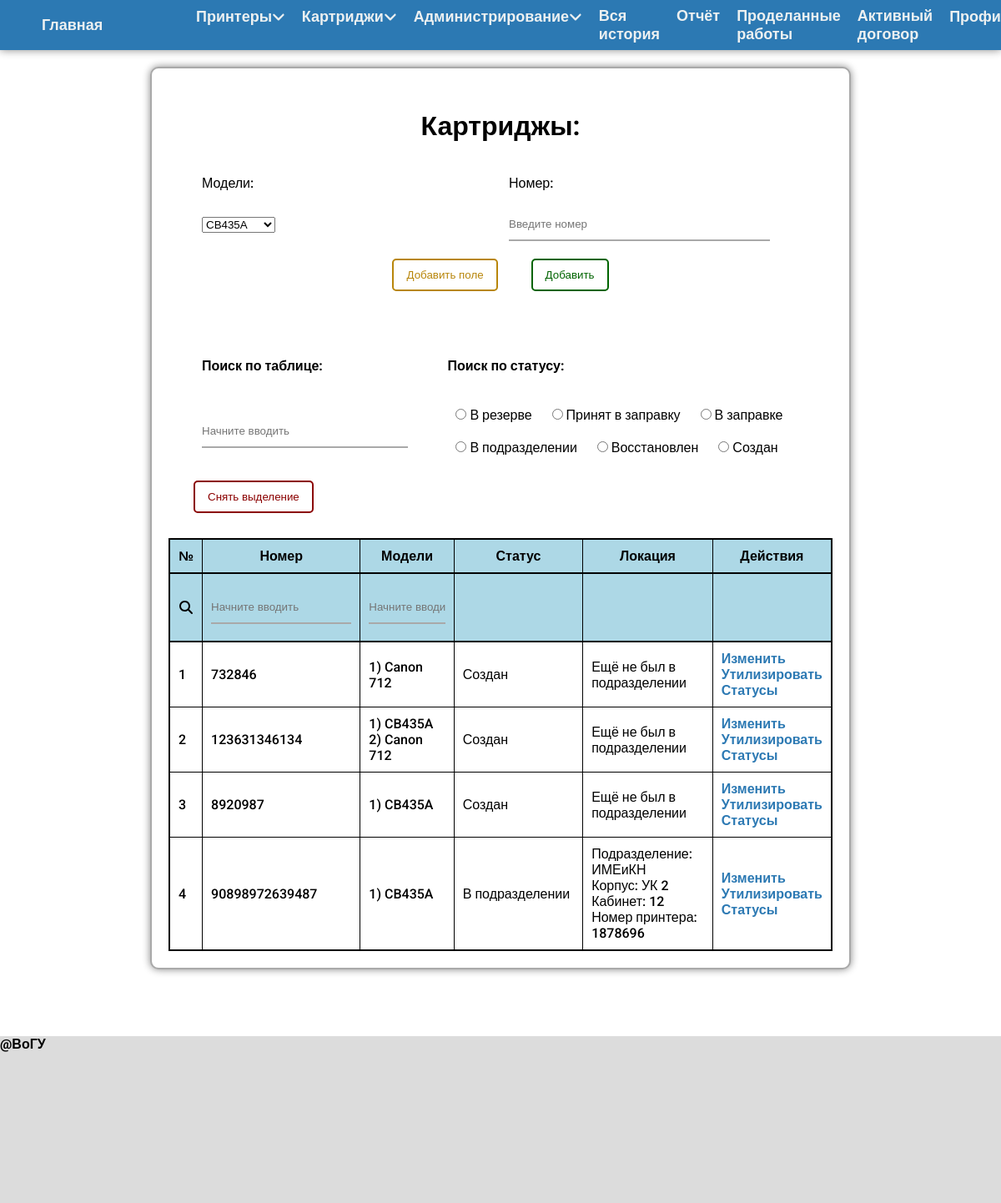
Screenshot of /cartridges (signed in) with the database file from the repository.
### models.py (models this page shows, shortened)
class Cartridges(db.Model):
    __tablename__ = "cartridges"
    id = db.Column(db.Integer, primary_key=True)
    number = db.Column(db.Integer, unique=True)
    status = db.Column(db.String(15), nullable=False)
    date_added = db.Column(db.DateTime, nullable=False, default=datetime.now())
    efficiency = db.Column(db.Boolean, nullable=False, default=True)
    work_done = db.Column(db.Boolean, nullable=False, default=True)
    all_history_id = db.relationship("AllHistory")
    cartridge_models = db.relationship("ListModels", secondary=association_table_1)
    brought_a_cartridge_id = db.relationship("BroughtACartridge")
    refueling_id = db.relationship("Refueling")
    reception_from_a_refueling_id = db.relationship("ReceptionFromARefueling")
    issuance_id = db.relationship("CartridgeIssuance")
    work_done_cartridges_id = db.relationship("WorkListsCartridges")

class ListModels(db.Model):
    __tablename__ = "ListModels"
    id = db.Column(db.Integer, primary_key=True)
    model = db.Column(db.String(15), unique=True)

class CartridgeIssuance(db.Model):
    __tablename__ = "CartridgeIssuance"
    id = db.Column(db.Integer, primary_key=True)
    location = db.Column(db.String(15), nullable=True)
    learning_campus = db.Column(db.String(35), nullable=True)
    cabinet = db.Column(db.String(15), nullable=True)
    date = db.Column(db.DateTime, nullable=False, default=datetime.now())
    user = db.Column(db.String(40), nullable=True)
    cartridge_number_id = db.Column(db.Integer, db.ForeignKey("cartridges.id"))
    printer_id = db.Column(db.Integer, db.ForeignKey("printer.id"))

class Printer(db.Model):
    __tablename__ = "printer"
    id = db.Column(db.Integer, primary_key=True)
    name = db.Column(db.String(50), nullable=False)
    num_inventory = db.Column(db.String(50), nullable=False, unique=True)
    date_added = db.Column(db.DateTime, nullable=False, default=datetime.now())
    status = db.Column(db.String(15), nullable=False)
    location_now = db.Column(db.String(50), nullable=False)
    learning_campus_now = db.Column(db.String(25), nullable=False)
    cabinet_now = db.Column(db.String(10), nullable=False)
    efficiency = db.Column(db.Boolean, nullable=False, default=True)
    work_done = db.Column(db.Boolean, nullable=False, default=True)
    all_history_id = db.relationship("AllHistory")
    brought_a_printer_id = db.relationship("BroughtAPrinter")
    repair_id = db.relationship("Repair")
    reception_from_a_repair_id = db.relationship("ReceptionFromARepairing")
    issuance_id = db.relationship("PrinterIssuance")
    work_done_printers_id = db.relationship("WorkListsPrinters")
    cartridge_issuance_id = db.relationship("CartridgeIssuance")
    cartridge_brought_id = db.relationship("BroughtACartridge")

### cartridge_urls.py (the view)
@cartridge_urls.route('/cartridges', methods=['GET', 'POST'])
@login_required
def cartridges():
    list_models = ListModels.query.all()
    cartridges = Cartridges.query.order_by(Cartridges.date_added.desc()).all()
    cartridges_and_location = []
    for cartridge in cartridges:
        cartridges_and_location.append(
            [cartridge, CartridgeIssuance.query.filter(CartridgeIssuance.cartridge_number_id == cartridge.id).all()])
    if request.method == 'POST':
        action = "Создан"
        number = request.form['number']
        cartridge_models = request.form.getlist('model')
        var_check = TypeVar(number, var_type='int')
        if var_check[1]:
            number = var_check[0][0]
        else:
            if isinstance(var_check[0], str):
                flash(var_check[0])
                return redirect(request.referrer)
            else:
                flash('Incorrect value')
                return redirect(request.referrer)
        if len(cartridge_models) == 0:
            flash('Не выбрана ни одна модель')
            return redirect(request.referrer)
        if Cartridges.query.filter(Cartridges.number == number).first():
            flash('Такой номер уже есть')
            return redirect(request.referrer)
        cartridge = Cartridges(status=action,
                               number=number)
        for model in cartridge_models:
            model = ListModels.query.filter(ListModels.model == model).first()
            cartridge.cartridge_models.append(model)
        try:
            action_h = StatusSettings.CARTRIDGE["Создан"]
            type_h = StatusSettings.TYPE['CARTRIDGE']
            name_h = f"{number}"
            user = request.form['user']
            ah = AllHistory(action=action_h,
                            type=type_h,
                            name=name_h,
                            user=user,
                            date=datetime.now())
            cartridge.all_history_id.append(ah)
            db.session.add(ah)
        except:
            flash('При создании статуса произошла ошибка')
            return render_template("main.html")
        try:
            db.session.add(cartridge)
            db.session.commit()
            return redirect('/cartridges')
        except:
            flash('При создании картриджа произошла ошибка')
            return render_template("main.html")
    else:
        return render_template("Cartridges.html",
                               cartridges_and_location=cartridges_and_location,
                               list_models=list_models,
                               CartridgeIssuance=CartridgeIssuance,
                               Printer=Printer,
                               StatusSettings=StatusSettings)

### templates/Cartridges.html (shortened to what this page needs)
{% extends 'base.html' %}
{% block body %}
    <h1>Картриджы:</h1>
    <div class="align-center">
        <form method="POST">
            <div class="form" id="items">
                <table style="border: none" id="table">
                    <colgroup>
                        <col span="1" style="width: 50%;">
                        <col span="1" style="width: 50%;">
                    </colgroup>
                    <tbody>
                    <tr>
                        <td style="border: none">
                            <label for="1">Модели: </label>
                        </td>
                        <td style="border: none">
                            <label for="number">Номер: </label>
                        </td>
                    </tr>
                    <tr>
                        <td style="border: none" id="d1">
                            <select name="model"
                                    class="select"
                                    id="1" required>
                                {% for el in list_models %}
                                    {% if not (el.model in list_models) %}
                                        <option>{{ el.model }}</option>
                                    {% endif %}
                                {% endfor %}
                            </select>
                        </td>
                        <td style="border: none;  vertical-align: top">
                            <input type="number"
                                   name="number"
                                   id="number"
                                   class="enter"
                                   placeholder="Введите номер"><br>
                        </td>
                    </tr>
                    </tbody>
                </table>
                <div class="btns">
                    <input type="button" value="Добавить поле" class="add_field" onclick="AddItem();" id="add"><br>
                    <input type="submit" value="Добавить" class="add_btn">
                </div>
            </div>
        </form>
    </div>
    {% if cartridges_and_location|length > 0 %}
        <div class="sch_bar">
            <table style="border: none">
                <colgroup>
                    <col span="1" style="width: 40%;">
                    <col span="1" style="width: 60%;">
                </colgroup>
                <tbody>
                <tr>
                    <td class="ctr" style="border: none">
                        <strong>Поиск по таблице:</strong>
                    </td>
                    <td class="ctr" style="border: none">
                        <strong>Поиск по статусу:</strong>
                    </td>
                </tr>
                <tr>
                    <td class="ctr" style="border: none">
                        <input type="text" placeholder="Начните вводить" id="search" class="enter"><br>
                    </td>
                    <td class="ctr" style="border: none">
                        <div class="radios">
                            <span>
                                <input type="radio" name="status" value="{{ StatusSettings.CARTRIDGE['В резерве'] }}">
                                <label>{{ StatusSettings.CARTRIDGE['В резерве'] }}</label>
                            </span>
                            <span>
                                <input type="radio" name="status" value="{{ StatusSettings.CARTRIDGE['Принят в заправку'] }}">
                                <label>{{ StatusSettings.CARTRIDGE['Принят в заправку'] }}</label>
                            </span>
                            <span>
                                <input type="radio" name="status" value="{{ StatusSettings.CARTRIDGE['В заправке'] }}">
                                <label>{{ StatusSettings.CARTRIDGE['В заправке'] }}</label>
                            </span>
                            <span>
                                <input type="radio" name="status" value="{{ StatusSettings.CARTRIDGE['В подразделении'] }}">
                                <label>{{ StatusSettings.CARTRIDGE['В подразделении'] }}</label>
                            </span>
                            <span>
                                <input type="radio" name="status" value="{{ StatusSettings.CARTRIDGE['Восстановлен'] }}">
                                <label>{{ StatusSettings.CARTRIDGE['Восстановлен'] }}</label>
                            </span>
                            <span>
                                <input type="radio" name="status" value="{{ StatusSettings.CARTRIDGE['Создан'] }}">
                                <label>{{ StatusSettings.CARTRIDGE['Создан'] }}</label>
                            </span>
                        </div>
                    </td>
                </tr>
                </tbody>
            </table>
            <input type="button" id="btn_off" value="Снять выделение" class="btn_clr">
        </div>
        <table style="width: 100%" id="mytable">
            <colgroup>
                <col span="1" style="width: 5%;">
                <col span="1" style="width: 25%;">
                <col span="1" style="width: 15%;">
                <col span="1" style="width: 20%;">
                <col span="1" style="width: 20%;">
                <col span="1" style="width: 15%;">
            </colgroup>
            <thead>
            <tr>
                <th>№</th>
                <th>Номер</th>
                <th>Модели</th>
                <th>Статус</th>
                <th>Локация</th>
                <th>Действия</th>
            </tr>
            <tr style="background: lightblue">
                <th><i class="fa-solid fa-magnifying-glass"></i></th>
                <th><input type="text" placeholder="Начните вводить" id="sch2" class="enter"></th>
                <th><input type="text" placeholder="Начните вводить" id="sch3" class="enter"></th>
                <th></th>
                <th></th>
                <th></th>
            </tr>
            </thead>
            <tbody>
            {% set counter = namespace(value=1) %}
            {% for cartridge, location in cartridges_and_location %}
                {% if (cartridge.efficiency != 0) %}
                    <tr>
                        <td class="1">
                            {{ counter.value }}
                        </td>
                        <td class="2">
                            {{ cartridge.number }}
                        </td>
                        <td class="3">
                            {% for model in cartridge.cartridge_models %}
                                {{ loop.index }}) {{ model.model }}<br>
                            {% endfor %}
                        </td>
                        <td class="4">
                            {{ cartridge.status }}
                        </td>
                        <td class="5">
                            {% if location|length != 0 %}
                                {% set cartridge_issuance = location[-1] %}
                                {% set printer = Printer.query.filter(Printer.id == cartridge_issuance.printer_id).first() %}
                                Подразделение: {{ cartridge_issuance.location }}<br>
                                Корпус: {{ cartridge_issuance.learning_campus }}<br>
                                Кабинет: {{ cartridge_issuance.cabinet }}<br>
                                Номер принтера: {{ printer.num_inventory }}<br>
                            {% else %}
                                Ещё не был в подразделении
                            {% endif %}
                        </td>
                        <td class="6">
                            <a href="/cartridge/{{ cartridge.id }}/update">Изменить</a>
                            <a href="/cartridge/{{ cartridge.id }}/delete">Утилизировать</a>
                            <a href="/cartridge/{{ cartridge.id }}/statuses">Статусы</a>
                        </td>
                    </tr>
                    {% set counter.value = counter.value + 1 %}
                {% endif %}
            {% endfor %}
            </tbody>
        </table>
    {% else %}
        <h1>Картриджей пока что нету</h1>
    {% endif %}
{% endblock %}

### rows the page displays
Cartridges: status "В подразделении", value "4", number "90898972639487"
Cartridges: value "1", number "732846", status "Создан", shows "Ещё не был в подразделении"
ListModels: model "Canon 712"
Cartridges: value "2", number "123631346134", status "Создан", shows "Ещё не был в подразделении"
ListModels: model "CB435A"
Cartridges: value "3", number "8920987", status "Создан", shows "Ещё не был в подразделении"
CartridgeIssuance: location "ИМЕиКН", learning_campus "УК 2", cabinet "12"
Printer: num_inventory "1878696"

### other values shown
{{ StatusSettings.CARTRIDGE['В резерве'] }} "В резерве"
{{ StatusSettings.CARTRIDGE['Принят в заправку'] }} "Принят в заправку"
{{ StatusSettings.CARTRIDGE['В заправке'] }} "В заправке"
{{ StatusSettings.CARTRIDGE['Восстановлен'] }} "Восстановлен"
{{ StatusSettings.CARTRIDGE['Создан'] }} "Создан"
form field model "CB435A"
